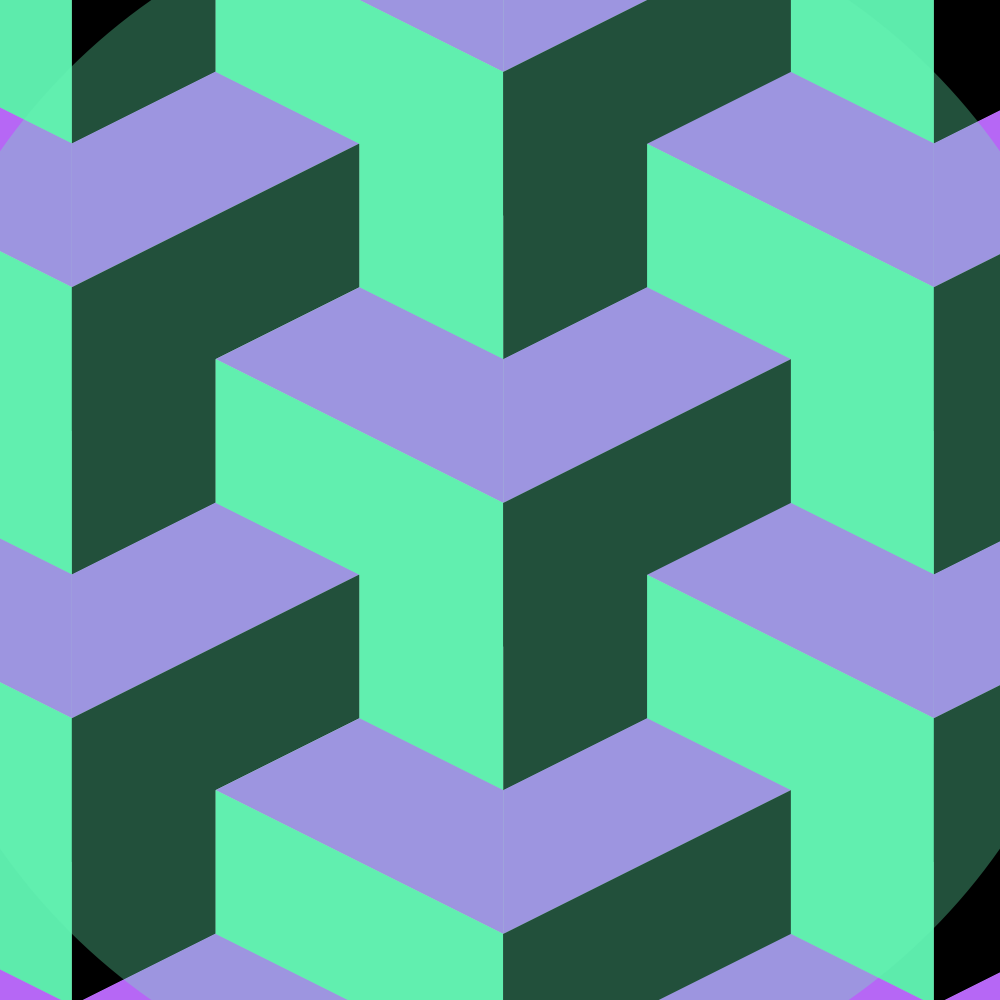
Frame 1 (no input)
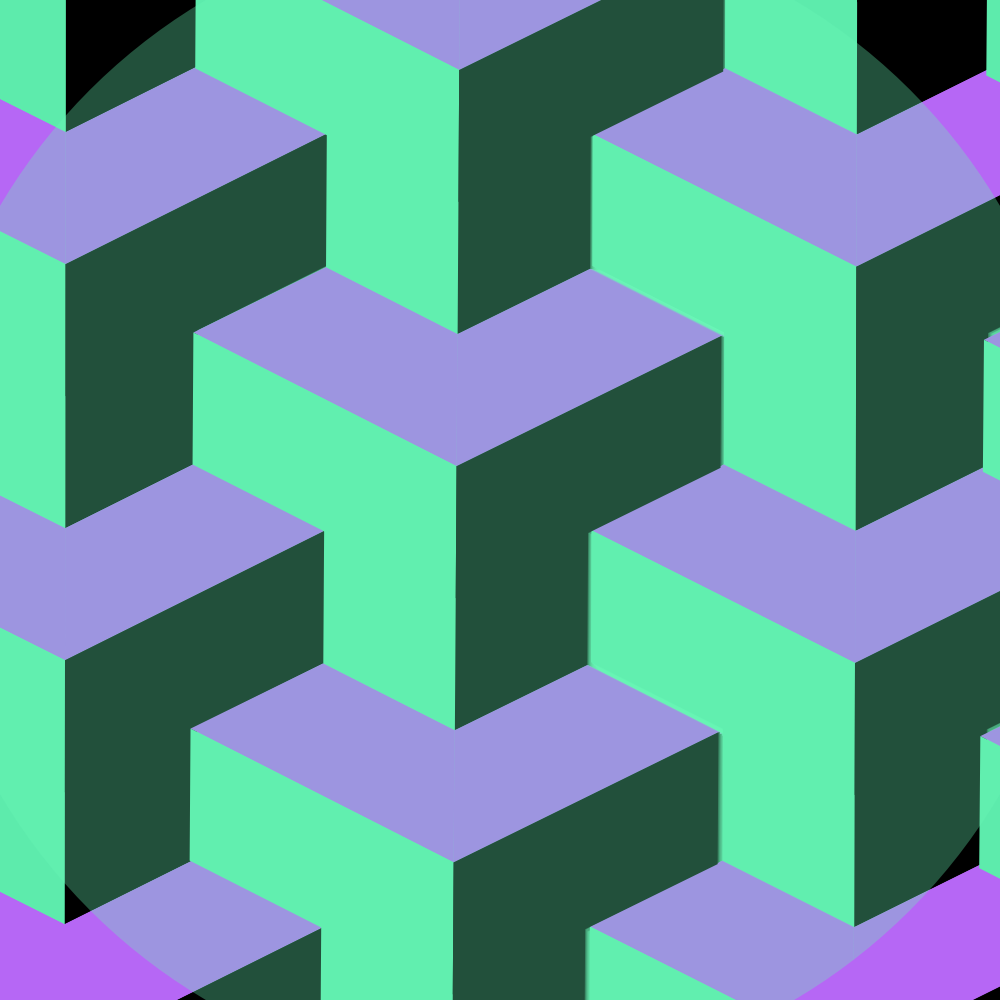
Frame 60 (the mouse pressed at the canvas centre just before this capture)
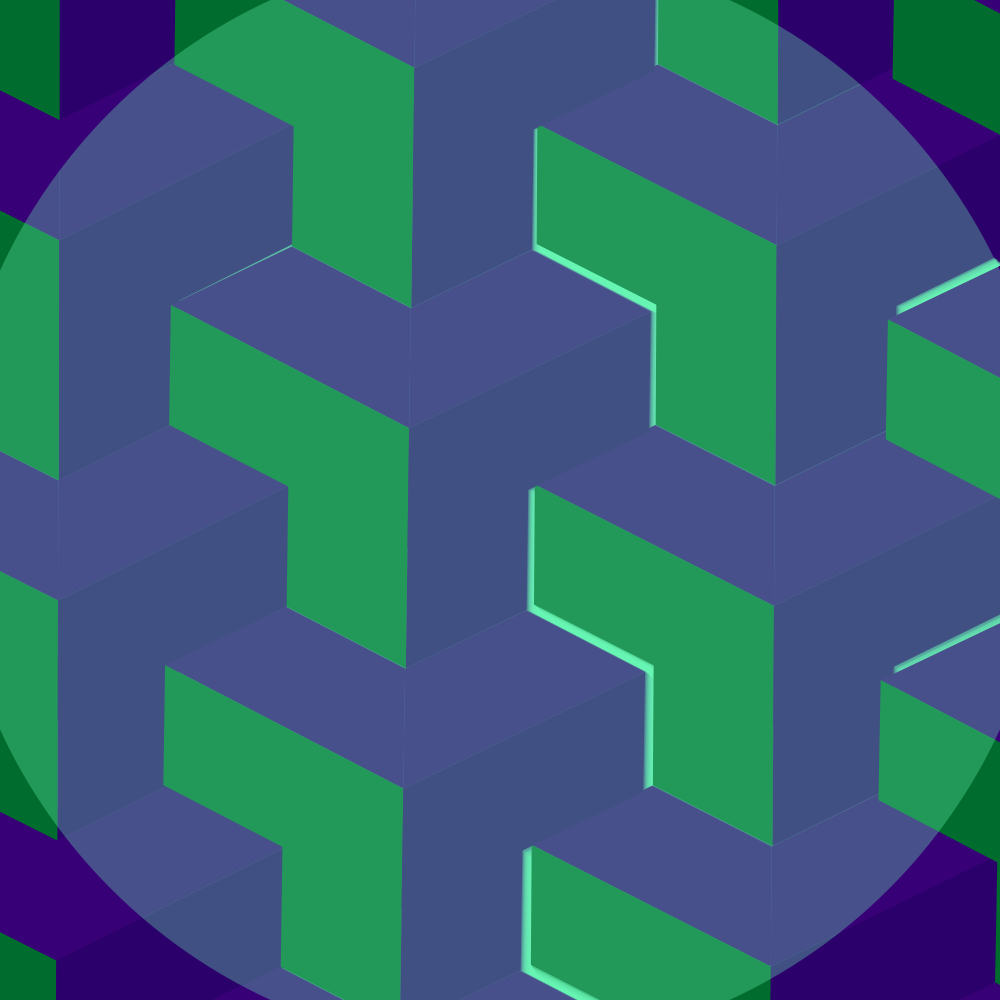
Frame 120 (the mouse held since frame 60 and released just before this capture)

The Processing sketch that drew these frames (run headless with seeded random() and noise(); from frame 60 on, the mouse is pressed at the canvas centre):

// Processing sketch: processing_163322
// ── processing_163322.pde

float light;
float mouseLightX;
float mouseLightY;
float speed;
float patternSize = 72;

float R= random(50, 255);
float G= random(50, 255);
float B= random(50, 255);
float a= random(80, 95);

color A = color(R, G, B);

void setup(){
  size(1000,1000);
  smooth();
  frameRate(48);

}

//Function "t" >>> the Y shape

void t(float x, float y, float size){

noStroke();

//Light variables in mouse pos. (0 to 255)  
mouseLightX = (255*mouseX)/width;
mouseLightY = (255*mouseY)/height;

if(speed<360){
speed+=0.00001;  
}
if(speed >= 360){
speed*=-0.00001;  
}
rotate(radians(speed));


//Top Face
if (mouseLightY < 128){
  A=color(R - mouseLightY, G - mouseLightY, B - mouseLightY);
  fill(A);
  }
if (mouseLightY >= 128){
  A=color(R - mouseLightY, G - mouseLightY, B - mouseLightY);
  fill(A);
  }
  quad(x, y+(size*2), x+(size*2), y+size, x+(size*4), y+(size*2), x+(size*4), y+(size*4));
  quad(x+(size*8), y+(size*2), x+(size*6), y+size, x+(size*4), y+(size*2), x+(size*4), y+(size*4));


//Left Face
if (mouseLightX > 128){
  A=color((R-10) - mouseLightX, (G-10) - mouseLightX, (B-10) - mouseLightX);
  fill(A);
  }
if (mouseLightX <= 128){
  A=color((G-10) - mouseLightX, (B-10) - mouseLightX, (R-10) - mouseLightX);
  fill(A);
  }

  quad(x, y+(size*2), x+(size*4), y+(size*4), x+(size*4), y+(size*6), x, y+(size*4));
  quad(x+(size*2), y+(size*4), x+(size*4), y+(size*4), x+(size*4), y+(size*8), x+(size*2), y+(size*7));


//Right face
if (mouseLightX < 128){
  A=color((R-10) - (255-mouseLightX), (G-10) - (255-mouseLightX), (B-10) - (255-mouseLightX));
  fill(A);
  }
if (mouseLightX >= 128){
  A=color(R-(255-mouseLightX), G-(255-mouseLightX), B-(255-mouseLightX));
  fill(A);
  }

  quad(x+(size*8), y+(size*2), x+(size*4), y+(size*4), x+(size*4), y+(size*6), x+(size*8), y+(size*4));
  quad(x+(size*6), y+(size*4), x+(size*4), y+(size*4), x+(size*4), y+(size*8), x+(size*6), y+(size*7)); 
}

void draw(){

//background(127);
noStroke();

if(patternSize > 6){
  patternSize-=0.1;
}
if(patternSize == 6){
patternSize+=72;
}

pushMatrix();
translate(-patternSize*3, -patternSize*6);

for(int hor = 0; hor < width*2; hor+= patternSize*12){
  for(int ver = 0; ver < height*2; ver+= patternSize*6){
  t(hor, ver, patternSize);
  }
}

for(int hor = 0; hor < width*2; hor += patternSize*12){
  for(int ver = 0; ver <height*2; ver += patternSize*6){
  t(hor+(patternSize*6), ver+(patternSize*3), patternSize);
  }
}

popMatrix();

fill(G, B, R, a);
ellipse(width/2, height/2, width/2 +(patternSize*10), height/2+(patternSize*10));

}

void keyPressed(){
  
if(key=='a'){
  patternSize+=3;
}
if(key=='s' && patternSize>6){
  patternSize-=3;
}
}
  
